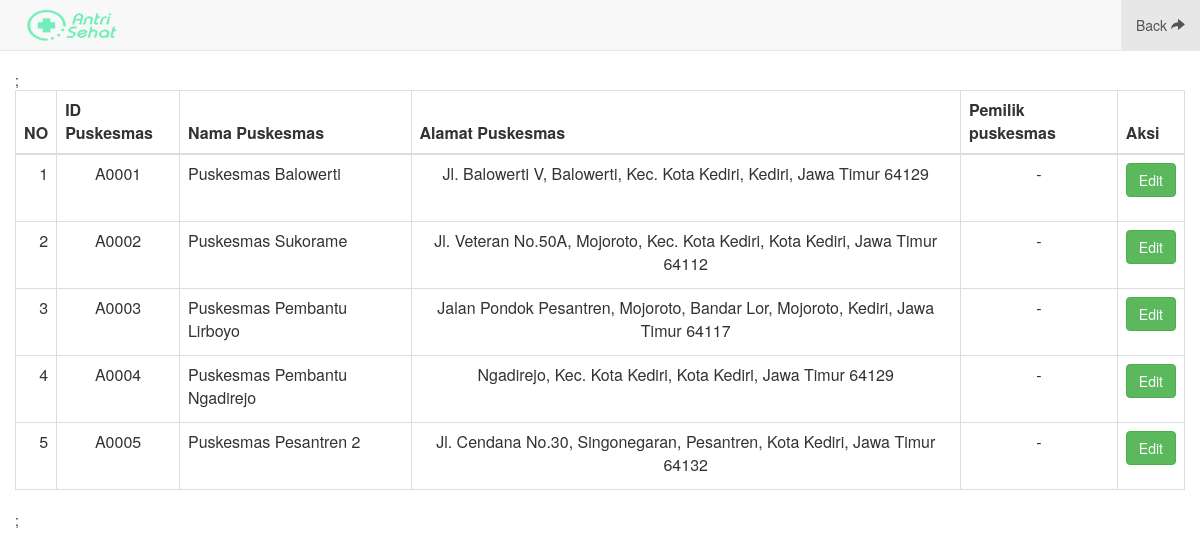
The app's page /Admin/puskesmas/user_editbio_puskesmas.php, older data.
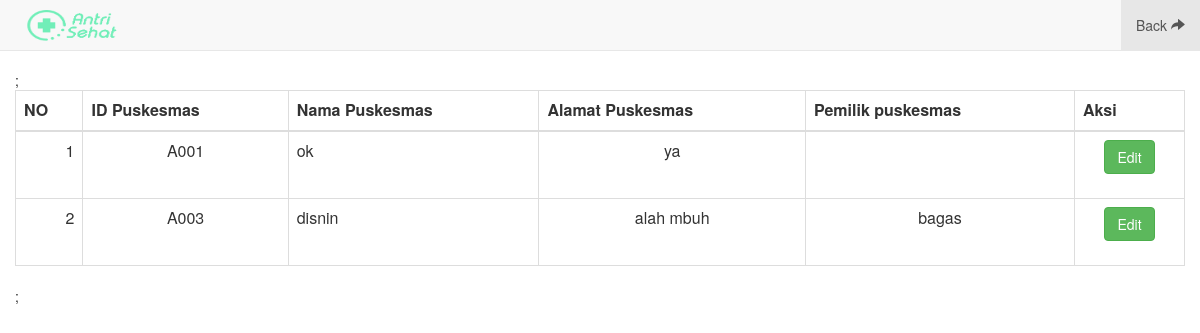
The same page, newer data.
### tables this page shows
CREATE TABLE `pukesmas` (
  `ID_pukesmas` varchar(10) NOT NULL,
  `nama_pukesmas` varchar(150) NOT NULL,
  `alamat_pukesmas` varchar(300) NOT NULL,
  `jambuka_pukesmas` varchar(100) NOT NULL,
  `jamtutup_pukesmas` varchar(50) NOT NULL,
  `pemilik_pukesmas` varchar(200) NOT NULL,
  `no_op_pukesmas` varchar(50) NOT NULL,
  `no_telp_pukesmas` varchar(20) NOT NULL,
  `cuti_pukesmas` varchar(100) NOT NULL
);

### Admin/puskesmas/user_editbio_puskesmas.php (the view, shortened to what this page needs)
<?php include '../../koneksi.php'; ?>
<?php include '../navbar_editor.php'; ?>
<!DOCTYPE html>
<html lang="id">
<head>
    <link rel="stylesheet" href="../../framework/css/bootstrap.min.css">
</head>
<body>
    <div class="container">
        <div class="row">
           <?php
 $sql = " SELECT ID_pukesmas, nama_pukesmas , alamat_pukesmas , pemilik_pukesmas FROM pukesmas ";
        $hasil = $conn->query($sql);
        if(!$hasil) {
            if($conn->errno == 1062) {
                echo "<h1>ID Puskesmas sudah ada sudah digunakan</h1>";
            } else {
                echo "Maaf terjadi kesalahan ". $conn->error;
            }
        } else {
            ?>
            <table class="table table-hover text-center  table-hover table-bordered table-paginate" cellspacing="0" width="100%" >
        <thead>
            <tr>
                <th>NO</th>
                <th >ID Puskesmas</th>
                <th>Nama Puskesmas</th>
                <th>Alamat Puskesmas</th>
                <th>Pemilik puskesmas</th>
                <th>Aksi</th>
            </tr>
        </thead>
        <tbody>;
<?php
if ($hasil ->num_rows >=0){
        $no=1;
        while($row = $hasil->fetch_assoc()){
  ?>
            <td align='right'><?php echo $no ; ?></td>
            <td><?php echo $row["ID_pukesmas"]; ?></td>
            <td align='left'><?php echo $row["nama_pukesmas"] ; ?></td>
            <td><?php echo  $row["alamat_pukesmas"]; ?></td>
            <td><?php echo   $row["pemilik_pukesmas"];?></td>
            <td><form method='post'  action='proses/edit.php'>
                    <input type='submit' class="btn btn-success" name='hapus' value='Edit'>
                </form>
            </td></tr><?php
            $no++;
        }
    }?>
    </table> ;
<?php
        }
?>        </div>
    </div>
</body>
</html>

Row changes from the older to the newer data that the page shows:
removed pukesmas: ID_pukesmas "A0001", nama_pukesmas "Puskesmas Balowerti", alamat_pukesmas "Jl. Balowerti V, Balowerti, Kec. Kota Kediri, Kediri, Jawa Timur 64129", pemilik_pukesmas "-"
removed pukesmas: ID_pukesmas "A0002", nama_pukesmas "Puskesmas Sukorame", alamat_pukesmas "Jl. Veteran No.50A, Mojoroto, Kec. Kota Kediri, Kota Kediri, Jawa Timur 64112", pemilik_pukesmas "-"
removed pukesmas: ID_pukesmas "A0003", nama_pukesmas "Puskesmas Pembantu Lirboyo", alamat_pukesmas "Jalan Pondok Pesantren, Mojoroto, Bandar Lor, Mojoroto, Kediri, Jawa Timur 64117", pemilik_pukesmas "-"
removed pukesmas: ID_pukesmas "A0004", nama_pukesmas "Puskesmas Pembantu Ngadirejo", alamat_pukesmas "Ngadirejo, Kec. Kota Kediri, Kota Kediri, Jawa Timur 64129", pemilik_pukesmas "-"
removed pukesmas: ID_pukesmas "A0005", nama_pukesmas "Puskesmas Pesantren 2", alamat_pukesmas "Jl. Cendana No.30, Singonegaran, Pesantren, Kota Kediri, Jawa Timur 64132", pemilik_pukesmas "-"
added pukesmas: ID_pukesmas "A001", nama_pukesmas "ok", alamat_pukesmas "ya"
added pukesmas: ID_pukesmas "A003", nama_pukesmas "disnin", alamat_pukesmas "alah mbuh", pemilik_pukesmas "bagas"
